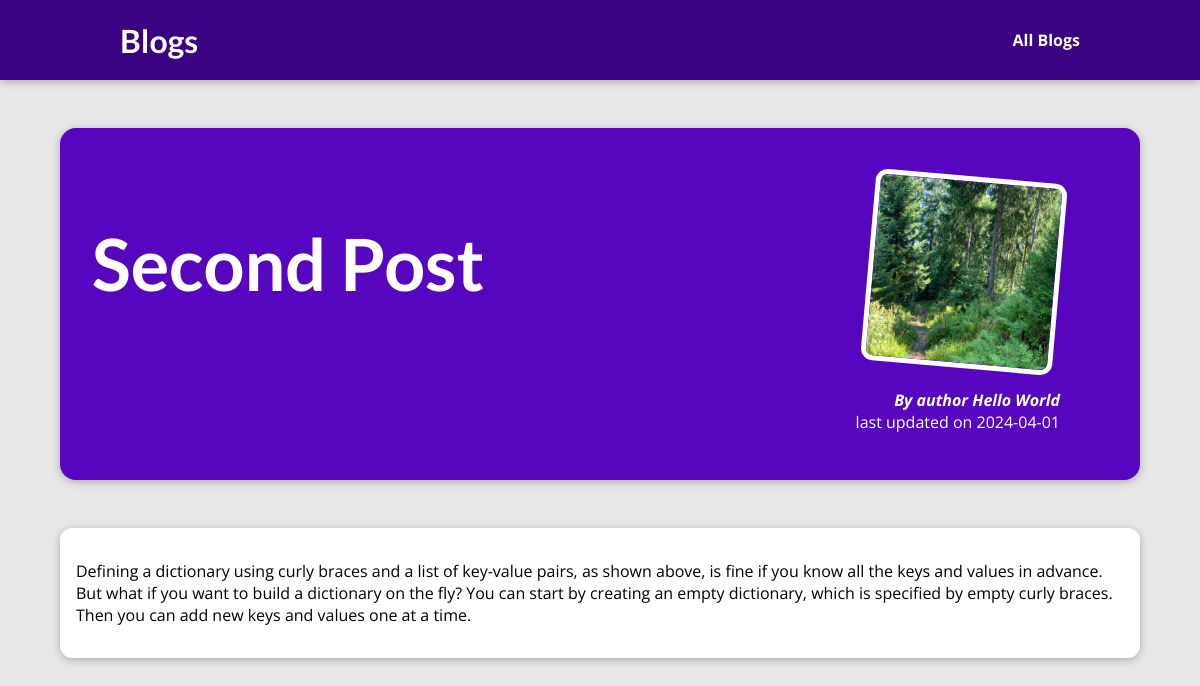
Screenshot of /posts/second-post with the database file from the repository.
### blog/models.py (models this page shows)
class Post(models.Model):
    title = models.CharField(max_length=100)
    excerpt = models.CharField(max_length=200)
    image_name = models.CharField(max_length=100)
    date = models.DateField(auto_now=True)
    slug = models.SlugField(unique=True, db_index=True)
    content = models.TextField(validators=[MinLengthValidator(10)])
    author = models.ForeignKey(Author, on_delete=models.SET_NULL, null=True)
    tags = models.ManyToManyField(Tag)

class Author(models.Model):
    first_name = models.CharField(max_length=100)
    last_name = models.CharField(max_length=100)
    email = models.EmailField(max_length=254)
    def __str__(self):
        return f"{self.first_name} {self.last_name}"

### blog/views.py (the view)
# urls.py: path("posts/<slug:slug>", views.post_detail, name="post_detail"),
def post_detail(request, slug):
    all_posts = Post.objects.all()
    post = next(x for x in all_posts if x.slug == slug)
    return render(request, "blog/post_detail.html", {"post": post})

### blog/templates/blog/post_detail.html (shortened to what this page needs)
{% extends "layout.html" %}
{% load static %}
     {% block css %}
    <link rel="stylesheet" href="{% static "blog/post_detail.css" %}"/>
      <link rel="stylesheet" href="{% static "blog/post.css" %}"/>
    {% endblock css %}
{% block content %}
    <section id="summary">
    <h2>{{post.title|title}}</h2>
    <article>
        <img src="{% static "blog/images/"|add:post.image_name %}" alt="post title">
        <address>By author {{post.author|title}}</address>
        <div>last updated on {{post.date|title}} <time></time> </div>
    </article>
 </section>
 <main>
    <p>{{post.content|linebreaks}} </p>
 </main>
{% endblock content %}

### static/app.css (style rules this page uses)
* { box-sizing: border-box; }
html { font-family: "Open Sans", "Lato", sans-serif; }
body { margin: 0; }
h1, h2, h3 { font-family: "Lato", sans-serif; font-weight: bold; }

### blog/static/blog/post_detail.css (style rules this page uses)
body { background-color: #e7e7e7; }
#summary { margin: 8rem auto 3rem auto; padding: 2rem; width: 90%; max-width: 90rem; border-radius: 16px; background-color: #5706c0; position: relative; box-shadow: 0 2px 8px rgba(0, 0, 0, 0.25); height: 22rem; }
#summary h2 { color: white; font-size: 4.5rem; }
#summary article { position: absolute; top: 2rem; right: 3rem; padding: 1rem 2rem; border-radius: 12px; text-align: right; color: white; }
#summary article img { width: 12rem; height: 12rem; border-radius: 12px; transform: rotateZ(5deg); border: 5px solid white; margin-bottom: 1rem; }
#summary address { font-weight: bold; }
main { width: 90%; max-width: 90rem; margin: 3rem auto; background-color: white; padding: 1rem; border-radius: 12px; box-shadow: 0 2px 8px rgba(0, 0, 0, 0.25); }

### rows the page displays
Post: title "Second Post", image_name (picture), author "Hello World", date "2024-04-01", content "Defining a dictionary using curly braces and a list of key-value pairs, as shown above, is fine if you know all the keys and values in advance. But what if you want to build a dictionary on the fly? You can start by creating an empty dictionary, which is specified by empty curly braces. Then you can add new keys and values one at a time."
